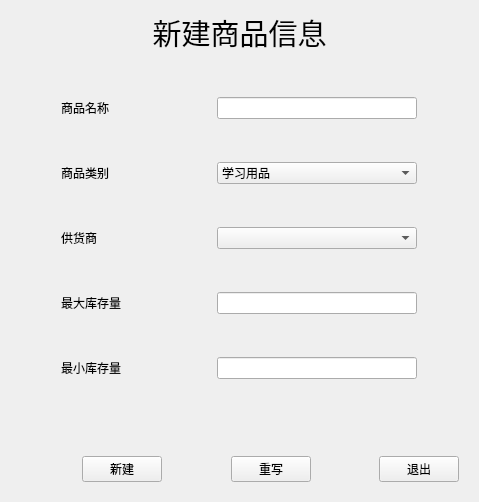
<?xml version="1.0" encoding="UTF-8"?>
<ui version="4.0">
 <class>CommodityAddForm</class>
 <widget class="QWidget" name="CommodityAddForm">
  <property name="geometry">
   <rect>
    <x>0</x>
    <y>0</y>
    <width>479</width>
    <height>502</height>
   </rect>
  </property>
  <property name="windowTitle">
   <string>Form</string>
  </property>
  <property name="styleSheet">
   <string notr="true"/>
  </property>
  <layout class="QVBoxLayout" name="verticalLayout">
   <item>
    <widget class="QLabel" name="label_head">
     <property name="font">
      <font>
       <family>Agency FB</family>
       <pointsize>22</pointsize>
      </font>
     </property>
     <property name="styleSheet">
      <string notr="true"/>
     </property>
     <property name="text">
      <string>新建商品信息</string>
     </property>
     <property name="alignment">
      <set>Qt::AlignCenter</set>
     </property>
    </widget>
   </item>
   <item>
    <widget class="QWidget" name="widget" native="true">
     <property name="sizePolicy">
      <sizepolicy hsizetype="Preferred" vsizetype="Preferred">
       <horstretch>0</horstretch>
       <verstretch>200</verstretch>
      </sizepolicy>
     </property>
     <property name="styleSheet">
      <string notr="true"/>
     </property>
     <layout class="QGridLayout" name="gridLayout">
      <property name="leftMargin">
       <number>0</number>
      </property>
      <property name="topMargin">
       <number>0</number>
      </property>
      <property name="rightMargin">
       <number>0</number>
      </property>
      <property name="bottomMargin">
       <number>0</number>
      </property>
      <item row="0" column="0">
       <widget class="QLabel" name="label_uname">
        <property name="minimumSize">
         <size>
          <width>100</width>
          <height>0</height>
         </size>
        </property>
        <property name="maximumSize">
         <size>
          <width>50</width>
          <height>16777215</height>
         </size>
        </property>
        <property name="text">
         <string>商品名称</string>
        </property>
       </widget>
      </item>
      <item row="1" column="1">
       <widget class="QComboBox" name="comboBox_category">
        <item>
         <property name="text">
          <string>学习用品</string>
         </property>
        </item>
        <item>
         <property name="text">
          <string>酒水饮料</string>
         </property>
        </item>
        <item>
         <property name="text">
          <string>水果</string>
         </property>
        </item>
        <item>
         <property name="text">
          <string>日用百货</string>
         </property>
        </item>
        <item>
         <property name="text">
          <string>零食</string>
         </property>
        </item>
        <item>
         <property name="text">
          <string>洗漱用品</string>
         </property>
        </item>
       </widget>
      </item>
      <item row="3" column="0">
       <widget class="QLabel" name="label_password">
        <property name="minimumSize">
         <size>
          <width>100</width>
          <height>0</height>
         </size>
        </property>
        <property name="maximumSize">
         <size>
          <width>50</width>
          <height>16777215</height>
         </size>
        </property>
        <property name="text">
         <string>供货商</string>
        </property>
       </widget>
      </item>
      <item row="0" column="1">
       <widget class="QLineEdit" name="lineEdit_cname">
        <property name="maximumSize">
         <size>
          <width>200</width>
          <height>16777215</height>
         </size>
        </property>
       </widget>
      </item>
      <item row="4" column="0">
       <widget class="QLabel" name="label_password_2">
        <property name="minimumSize">
         <size>
          <width>100</width>
          <height>0</height>
         </size>
        </property>
        <property name="maximumSize">
         <size>
          <width>70</width>
          <height>16777215</height>
         </size>
        </property>
        <property name="text">
         <string>最大库存量</string>
        </property>
       </widget>
      </item>
      <item row="6" column="0">
       <widget class="QLabel" name="label_sex">
        <property name="minimumSize">
         <size>
          <width>100</width>
          <height>0</height>
         </size>
        </property>
        <property name="maximumSize">
         <size>
          <width>70</width>
          <height>16777215</height>
         </size>
        </property>
        <property name="text">
         <string>最小库存量</string>
        </property>
       </widget>
      </item>
      <item row="1" column="0">
       <widget class="QLabel" name="label_id">
        <property name="minimumSize">
         <size>
          <width>100</width>
          <height>0</height>
         </size>
        </property>
        <property name="maximumSize">
         <size>
          <width>50</width>
          <height>16777215</height>
         </size>
        </property>
        <property name="text">
         <string>商品类别</string>
        </property>
       </widget>
      </item>
      <item row="6" column="1">
       <widget class="QLineEdit" name="lineEdit_MIN">
        <property name="maximumSize">
         <size>
          <width>200</width>
          <height>16777215</height>
         </size>
        </property>
       </widget>
      </item>
      <item row="3" column="1">
       <widget class="QComboBox" name="comboBox"/>
      </item>
      <item row="4" column="1">
       <widget class="QLineEdit" name="lineEdit_MAX">
        <property name="maximumSize">
         <size>
          <width>200</width>
          <height>16777215</height>
         </size>
        </property>
       </widget>
      </item>
     </layout>
    </widget>
   </item>
   <item>
    <widget class="QLabel" name="label_tip">
     <property name="minimumSize">
      <size>
       <width>100</width>
       <height>0</height>
      </size>
     </property>
     <property name="layoutDirection">
      <enum>Qt::LeftToRight</enum>
     </property>
     <property name="text">
      <string/>
     </property>
     <property name="alignment">
      <set>Qt::AlignCenter</set>
     </property>
    </widget>
   </item>
   <item>
    <widget class="QWidget" name="widget_2" native="true">
     <layout class="QHBoxLayout" name="horizontalLayout">
      <item>
       <spacer name="horizontalSpacer_2">
        <property name="orientation">
         <enum>Qt::Horizontal</enum>
        </property>
        <property name="sizeHint" stdset="0">
         <size>
          <width>40</width>
          <height>20</height>
         </size>
        </property>
       </spacer>
      </item>
      <item>
       <widget class="QPushButton" name="pushButton_new">
        <property name="text">
         <string>新建</string>
        </property>
       </widget>
      </item>
      <item>
       <spacer name="horizontalSpacer">
        <property name="orientation">
         <enum>Qt::Horizontal</enum>
        </property>
        <property name="sizeHint" stdset="0">
         <size>
          <width>40</width>
          <height>20</height>
         </size>
        </property>
       </spacer>
      </item>
      <item>
       <widget class="QPushButton" name="pushButton_clear">
        <property name="text">
         <string>重写</string>
        </property>
       </widget>
      </item>
      <item>
       <spacer name="horizontalSpacer_3">
        <property name="orientation">
         <enum>Qt::Horizontal</enum>
        </property>
        <property name="sizeHint" stdset="0">
         <size>
          <width>40</width>
          <height>20</height>
         </size>
        </property>
       </spacer>
      </item>
      <item>
       <widget class="QPushButton" name="pushButton_exit">
        <property name="text">
         <string>退出</string>
        </property>
       </widget>
      </item>
     </layout>
    </widget>
   </item>
  </layout>
 </widget>
 <resources/>
 <connections/>
</ui>
